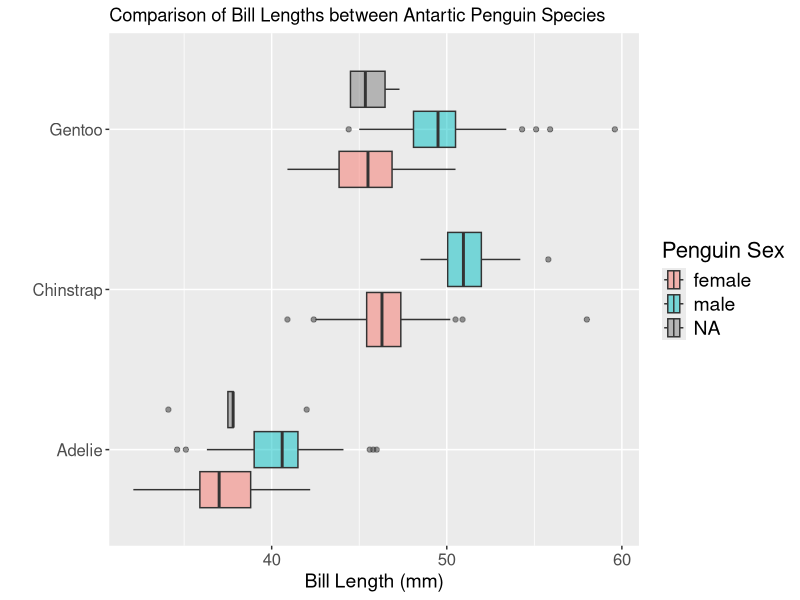
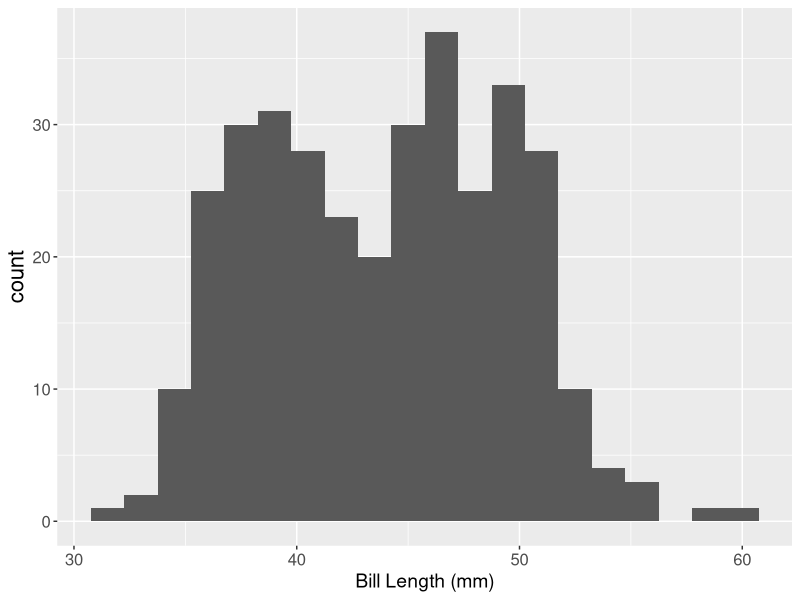
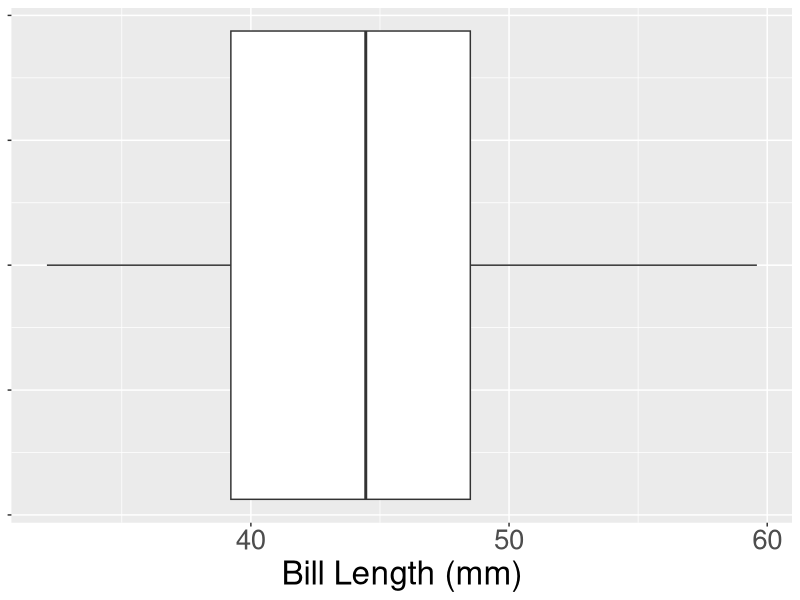
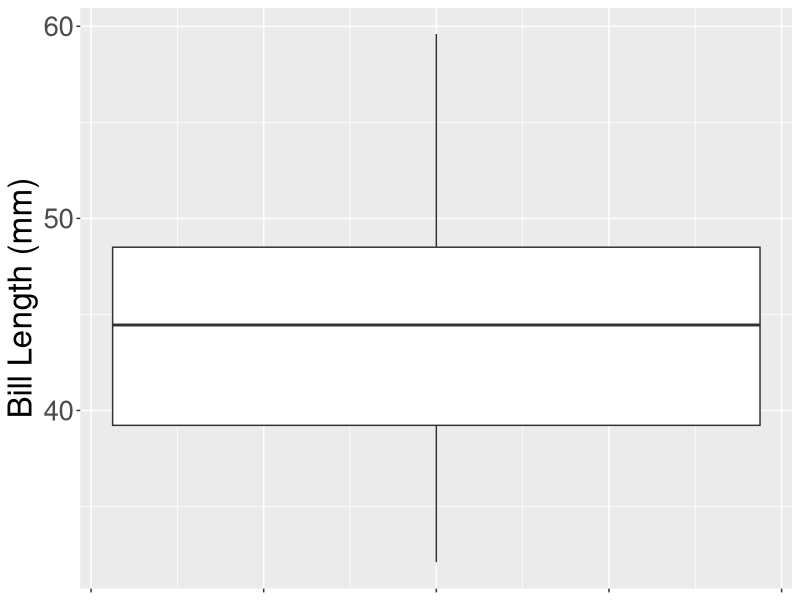
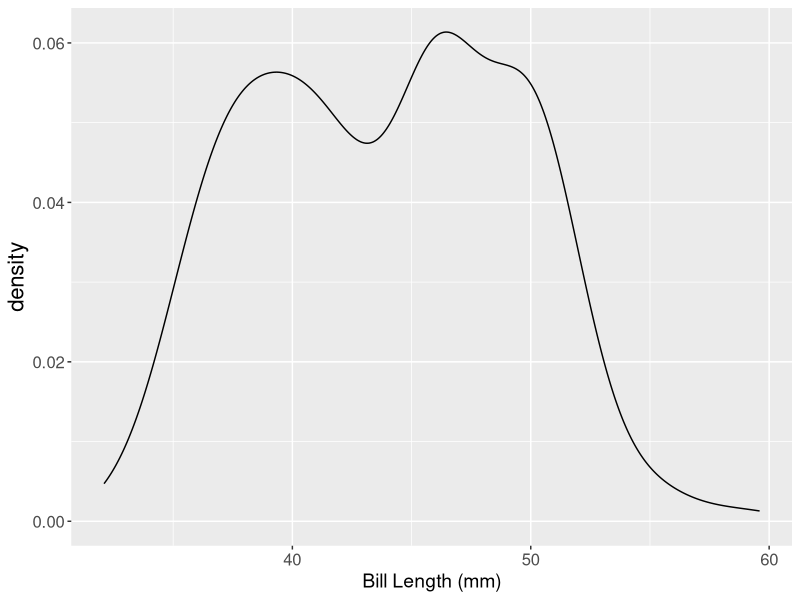
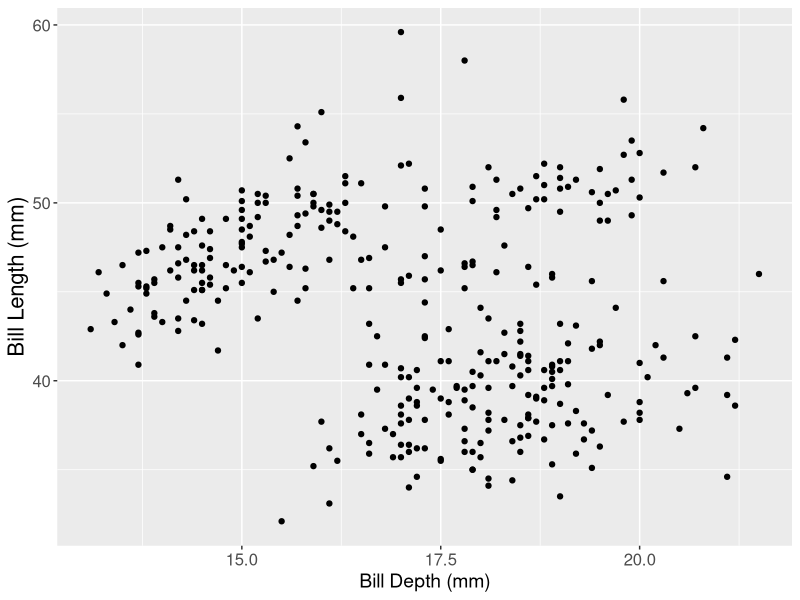
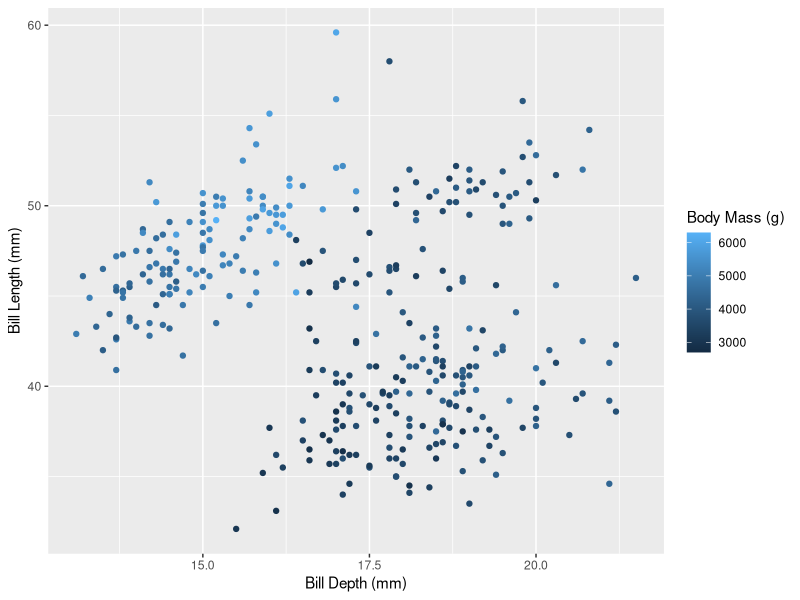
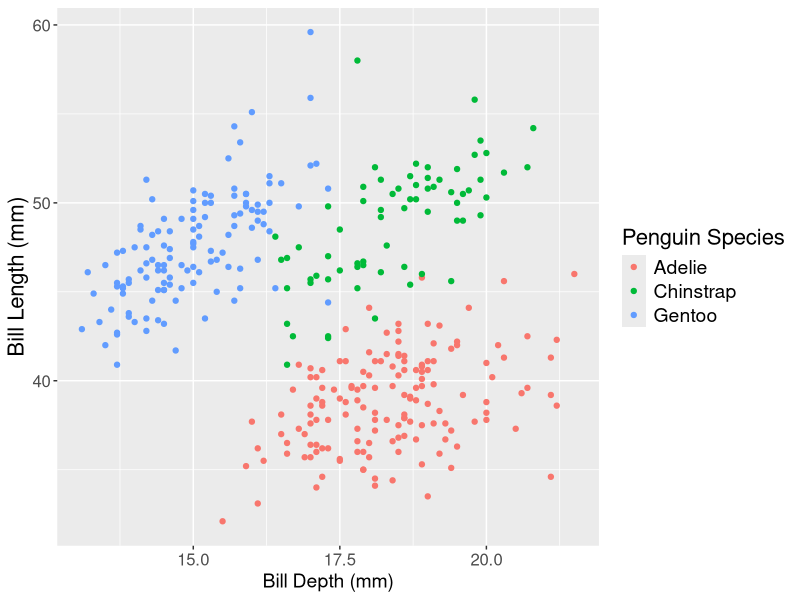

These figures' R source, in order:
## ---- chunk 1
#| echo: false
#| label: packages

library(palmerpenguins)
library(tidyverse)
library(ggridges)
library(gridExtra)

my_theme <- theme(axis.title.x = element_text(size = 14), 
                  axis.title = element_text(size = 16), 
                  axis.text.x = element_text(size = 12), 
                  axis.text.y = element_text(size = 12), 
                  legend.text = element_text(size = 14), 
                  legend.title = element_text(size = 16)
                  )
## ---- chunk 2
#| echo: false
#| label: aesthetics
#| fig-align: center

penguins %>% 
  ggplot(aes(x = bill_length_mm, y = species, fill = sex)) + 
  geom_boxplot(alpha = 0.5) + 
  labs(x = "Bill Length (mm)", 
       title = "Comparison of Bill Lengths between Antartic Penguin Species", 
       y = "",
       fill = "Penguin Sex") + 
  my_theme

## ---- chunk 3
#| echo: false
#| label: histogram

ggplot(data = penguins, mapping = aes(x = bill_length_mm)) + 
  geom_histogram(binwidth = 1.5) +
  labs(x = "Bill Length (mm)") + 
  my_theme
## ---- chunk 4
#| echo: false
#| label: boxplot
#| layout-nrow: 1
#| out-height: 100%

ggplot(data = penguins,
       mapping = aes(x = bill_length_mm)) +
  geom_boxplot() + 
  labs(x = "Bill Length (mm)") +
  my_theme +
  theme(axis.text.y = element_blank(), 
        axis.text.x = element_text(size = 20), 
        axis.title.x = element_text(size = 24)
        )

ggplot(data = penguins,
       mapping = aes(y = bill_length_mm)) +
  geom_boxplot() + 
  labs(y = "Bill Length (mm)") +
  theme(axis.text.x = element_blank(), 
        axis.text.y = element_text(size = 20), 
        axis.title.y = element_text(size = 24)
        )
## ---- chunk 5
#| echo: false
#| label: density

ggplot(data = penguins,
       mapping = aes(x = bill_length_mm)) +
  geom_density() +
  labs(x = "Bill Length (mm)") +
  my_theme
## ---- chunk 6
#| echo: false
#| label: scatterplot

ggplot(data = penguins,
       mapping = aes(y = bill_length_mm, x = bill_depth_mm)) +
  geom_point() +
  labs(x = "Bill Depth (mm)", 
       y = "Bill Length (mm)") +
  my_theme
## ---- chunk 7
#| fig-align: center
#| label: scatterplot-color-num 
#| echo: false

ggplot(data = penguins,
       mapping = aes(y = bill_length_mm,
                     x = bill_depth_mm,
                     color = body_mass_g)
       ) +
  geom_point() +
  labs(x = "Bill Depth (mm)", 
       y = "Bill Length (mm)", 
       color = "Body Mass (g)")
## ---- chunk 8
#| fig-align: center
#| echo: false
#| label: scatterplot-color-cat

ggplot(data = penguins,
       mapping = aes(y = bill_length_mm,
                     x = bill_depth_mm,
                     color = species)
       ) +
  geom_point() +
  labs(x = "Bill Depth (mm)", 
       y = "Bill Length (mm)", 
       color = "Penguin Species") +
  my_theme
## ---- chunk 9
#| fig-align: center
#| echo: false

ggplot(data = penguins,
       mapping = aes(y = bill_length_mm,
                     x = bill_depth_mm)) +
  geom_point() +
  facet_wrap(~ body_mass_g) + 
  labs(x = "Bill Depth (mm)", 
       y = "Bill Length (mm)")
  
